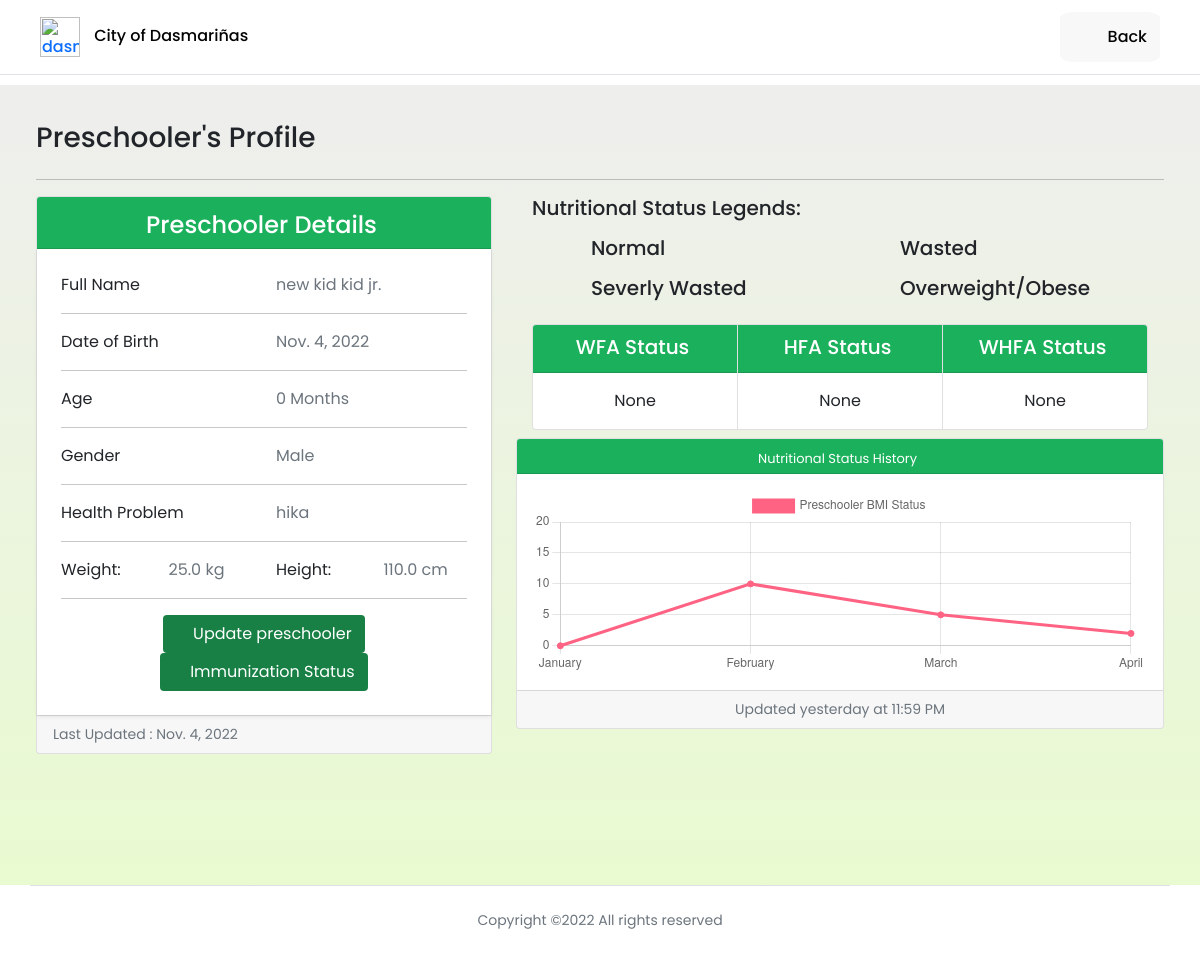
Page /preschooler_profile/16/ (signed in) on the earlier database version.
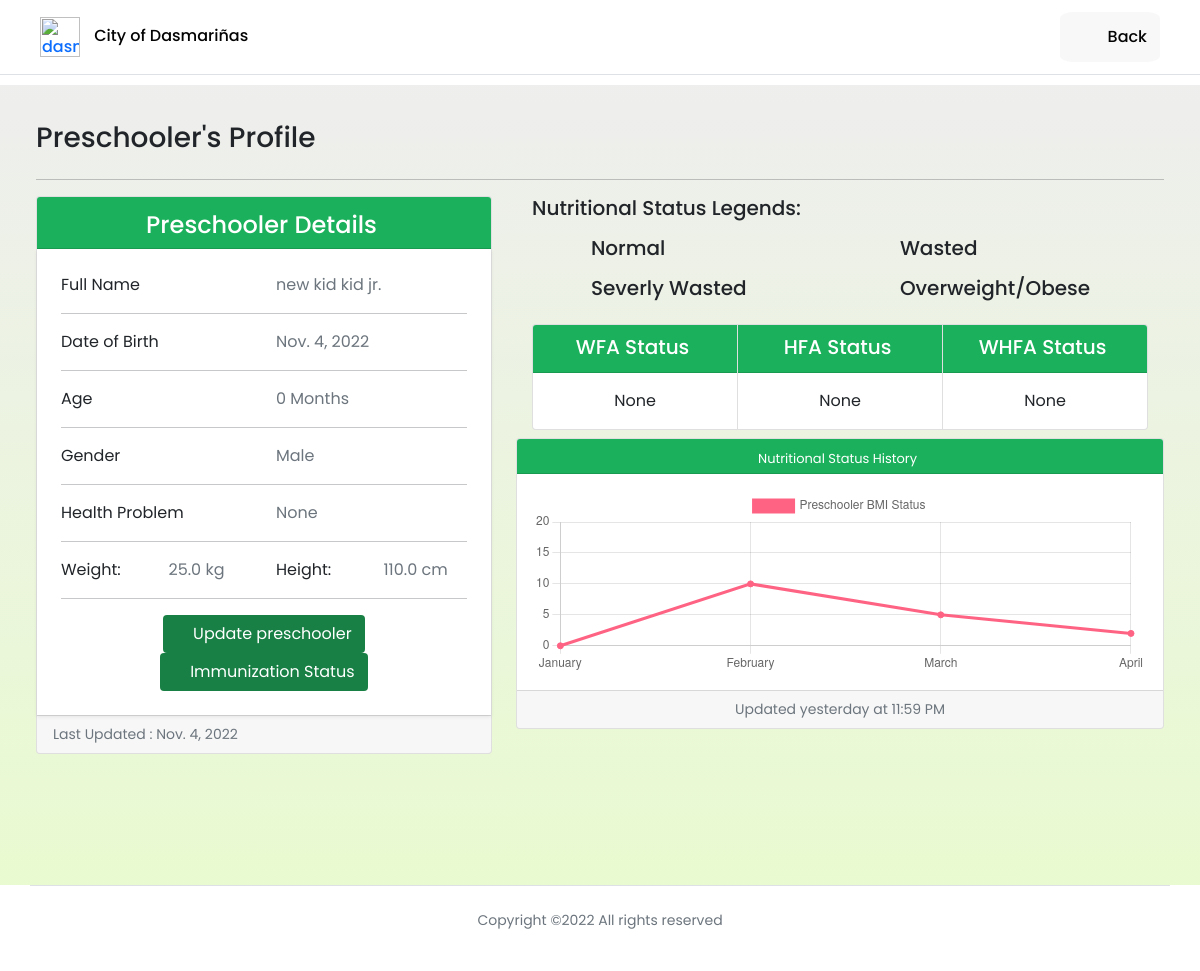
Same page on the later database version.
### profilingApp/models.py (models this page shows, shortened)
class Preschooler(Model):
    GENDER = [('Male', 'Male'),
              ('Female', 'Female'),]
    parent = models.ForeignKey(Parent, on_delete=CASCADE)
    first_name = models.CharField(max_length=100)
    last_name = models.CharField(max_length=100)
    middle_name = models.CharField(max_length=100)
    suffix_name = models.CharField(max_length=100, null=True, blank=True)
    birthday = models.DateField(null=True, blank=True)
    height = models.FloatField(null=True, validators=[MinValueValidator(45.0), MaxValueValidator(120.0)])
    weight = models.FloatField(null=True, validators=[MinValueValidator(1.0), MaxValueValidator(28.0)])
    gender = models.CharField(max_length=100, choices=GENDER, null=True)
    date_measured = models.DateField(null=True, blank=True)
    health_problem = models.CharField(max_length=500, null=True, blank=True)
    history= HistoricalRecords()
    def age_months(self):
        today = date.today()
        date_diff = today - self.birthday
        in_days = date_diff.days
        return int((in_days) / (365 / 12))
    def wfa(self):
        calculator = Calculator(adjust_height_data=False, adjust_weight_scores=False,
                       include_cdc=False, logger_name='pygrowup',
                       log_level='INFO')
        try:
            today = date.today()
            date_diff = today - self.birthday
            in_days = date_diff.days
            age_months = int((in_days) / (365 / 12))
            return float(calculator.wfa(self.weight, age_months, helpers.get_good_sex(str(self.gender))))
        except:
            pass
    def hfa(self):
        calculator = Calculator(adjust_height_data=False, adjust_weight_scores=False,
                       include_cdc=False, logger_name='pygrowup',
                       log_level='INFO')
        try:
            today = date.today()
            date_diff = today - self.birthday
            in_days = date_diff.days
            age_months = int((in_days) / (365 / 12))
            return float(calculator.lhfa(self.weight, age_months, helpers.get_good_sex(str(self.gender))))
        except:
            pass
    def whfa(self):
        calculator = Calculator(adjust_height_data=False, adjust_weight_scores=False,
                       include_cdc=False, logger_name='pygrowup',
                       log_level='INFO')
        try:
            today = date.today()
            date_diff = today - self.birthday
            in_days = date_diff.days
            age_months = int((in_days) / (365 / 12))
            return float(calculator.wfl(self.weight, age_months, helpers.get_good_sex(str(self.gender)), self.height))
        except:
            pass

### profilingApp/views.py (the view)
# urls.py: path('preschooler_profile/<str:pk>/', views.preschooler_profile, name='preschooler_profile'),
def preschooler_profile(request, pk):
    if request.user.is_authenticated and request.user.user_type == 'BHW':
        preschooler = Preschooler.objects.get(id=pk)
        form = UpdatePreschooler(instance=preschooler)
        if request.method == 'POST':
            form = UpdatePreschooler(request.POST, instance=preschooler)
            if form.is_valid():
                form.save()
                return redirect('preschooler_profile', preschooler.id)
        context = {'preschooler' : preschooler,
                'form' : form,}
        return render(request, 'activities/Preschooler Profile.html', context)
    elif request.user.is_authenticated and request.user.user_type == 'Admin':
        return redirect('admin_home')
    elif request.user.is_authenticated and request.user.user_type == 'P/G':
        return redirect('parent_home')

### profilingApp/templates/activities/Preschooler Profile.html (shortened to what the changed rows need)
{% extends 'activities/BHW Home.html' %}
{% load static %}
{% block dashboard %}
<div id="grid" class="container-fluid" style="margin-top: 85px;">
    <div class="container-grid">
        <div>
            <section>
                <div class="row">
                    <div class="col-md-5 col-12 mb-4 mb-md-3">
                        <div class="card">
                            <div class="card-header">
                                <h4 class=" mx-1 my-1">Preschooler Details</h4>
                            </div>
                            <div class="card-body p-4 shadow-sm">
                                <div class="row">
                                    {% if preschooler.suffix_name is None %}
                                        <div class="col-sm justify-content-start justify-content-md-center">
                                            <p class="text-muted mb-0">{{ preschooler.first_name }} {{ preschooler.middle_name }} {{ preschooler.last_name }}</p>
                                        </div>
                                    {% else %}
                                        <div class="col-sm justify-content-start justify-content-md-center">
                                            <p class="text-muted mb-0">{{ preschooler.first_name }} {{ preschooler.middle_name }} {{ preschooler.last_name }} {{ preschooler.suffix_name }}</p>
                                        </div>
                                    {% endif %}
                                </div>
                                <hr>
                                <div class="row">
                                    <div class="col-sm">
                                        <p class="text-muted mb-0">{{ preschooler.birthday }}</p>
                                    </div>
                                </div>
                                <hr>
                                <div class="row">
                                    <div class="col-sm justify-content-start justify-content-md-center">
                                        <p class="text-muted mb-0">{{ preschooler.age_months }} Months</p>
                                    </div>
                                </div>
                                <hr>
                                <div class="row">
                                    <div class="col-sm justify-content-start justify-content-md-center">
                                        <p class="text-muted mb-0">{{ preschooler.gender }}</p>
                                    </div>
                                </div>
                                <hr>
                                <div class="row">
                                    <div class="col-sm justify-content-start justify-content-md-center">
                                        <p class="text-muted mb-0">{{ preschooler.health_problem }}</p>
                                    </div>
                                </div>
                                <hr>
                                <div class="row">
                                    {% if preschooler.weight is None%}
                                    <div class="col-sm justify-content-start justify-content-md-center">
                                        <p class="text-muted mb-0">{{ preschooler.weight }} </p>
                                    </div>
                                    {% else%}
                                    <div class="col-sm justify-content-start justify-content-md-center">
                                        <p class="text-muted mb-0">{{ preschooler.weight }} kg</p>
                                    </div>
                                    {% endif %}
                                    {% if preschooler.height is None%}
                                    <div class="col-sm justify-content-start justify-content-md-center">
                                        <p class="text-muted mb-0">{{ preschooler.height }}</p>
                                    </div>
                                    {% else %}
                                    <div class="col-sm justify-content-start justify-content-md-center">
                                        <p class="text-muted mb-0">{{ preschooler.height }} cm</p>
                                    </div>
                                    {% endif %}
                                </div>
                                <hr>
                                <div class="" style="text-align: center !important; ">
                                </div>
                            </div>
                            <div class="card-footer small text-muted">
                                Last Updated : {{ preschooler.date_measured }}
                            </div>
                        </div>
                    </div>
                    <div class="col-md-7 col-12 text-center h-100 mb-3 ">
                        <div class="card-group my-2 mx-3">
                            <div class="card">
                                {% if preschooler.wfa is None%}
                                    <div class="card-body">
                                        <p class="card-text" >{{ preschooler.wfa }}</p>
                                    </div>
                                {% elif preschooler.wfa > 2.0 %}
                                    <div class="card-body">
                                        <p class="card-text" style="color: rgb(242, 98, 33);">{{ preschooler.wfa }}</p>
                                    </div>
                                {% elif preschooler.wfa >= -2.0 and preschooler.wfa <= 2.0 %}
                                    <div class="card-body">
                                        <p class="card-text" style="color: rgb(0, 165, 79);">{{ preschooler.wfa }}</p>
                                    </div>
                                {% elif preschooler.wfa >= -3.0 and preschooler.wfa <= -2.0 %}
                                    <div class="card-body">
                                        <p class="card-text" style="color: rgb(255, 241, 2);">{{ preschooler.wfa }}</p>
                                    </div>
                                {% else %}
                                    <div class="card-body">
                                        <p class="card-text" style="color: rgb(242, 98, 33);">{{ preschooler.wfa }}</p>
                                    </div>
                                {% endif %}
                            </div>
                            <div class="card">
                                {% if preschooler.hfa is None %}
                                    <div class="card-body">
                                        <p class="card-text">{{ preschooler.hfa }}</p>
                                    </div>
                                {% elif preschooler.hfa > 2.0 %}
                                    <div class="card-body">
                                        <p class="card-text" style="color: rgb(242, 98, 33);">{{ preschooler.hfa }}</p>
                                    </div>
                                {% elif preschooler.hfa >= -2.0 and preschooler.hfa <= 2.0 %}
                                    <div class="card-body">
                                        <p class="card-text" style="color: rgb(0, 165, 79);">{{ preschooler.hfa }}</p>
                                    </div>
                                {% elif preschooler.hfa >= -3.0 and preschooler.hfa <= -2.0 %}
                                    <div class="card-body">
                                        <p class="card-text" style="color: rgb(255, 241, 2);">{{ preschooler.hfa }}</p>
                                    </div>
                                {% else %}
                                    <div class="card-body">
                                        <p class="card-text" style="color: rgb(242, 98, 33);">{{ preschooler.hfa }}</p>
                                    </div>
                                {% endif %}
                            </div>
                            <div class="card">
                                {% if preschooler.whfa is None %}
                                    <div class="card-body">
                                        <p class="card-text" >{{ preschooler.whfa }}</p>
                                    </div>
                                {% elif preschooler.whfa > 2.0 %}
                                    <div class="card-body">
                                        <p class="card-text" style="color: rgb(242, 98, 33);">{{ preschooler.whfa }}</p>
                                    </div>
                                {% elif preschooler.whfa >= -2.0 and preschooler.whfa <= 2.0 %}
                                    <div class="card-body">
                                        <p class="card-text" style="color: rgb(0, 165, 79);">{{ preschooler.whfa }}</p>
                                    </div>
                                {% elif preschooler.whfa >= -3.0 and preschooler.whfa <= -2.0 %}
                                    <div class="card-body">
                                        <p class="card-text" style="color: rgb(255, 241, 2);">{{ preschooler.whfa }}</p>
                                    </div>
                                {% else %}
                                    <div class="card-body">
                                        <p class="card-text" style="color: rgb(242, 98, 33);">{{ preschooler.whfa }}</p>
                                    </div>
                                {% endif %}
                                </div>
                            </div>
                        </div>
                    </div>
                </div>
        </div>
    </div>
<script>
  const myChart = new Chart(
    document.getElementById('myChart'),
    config
  );
</script>
{% endblock %}

Differences in the rows shown:
changed Preschooler "new": health_problem "hika" → "None"
